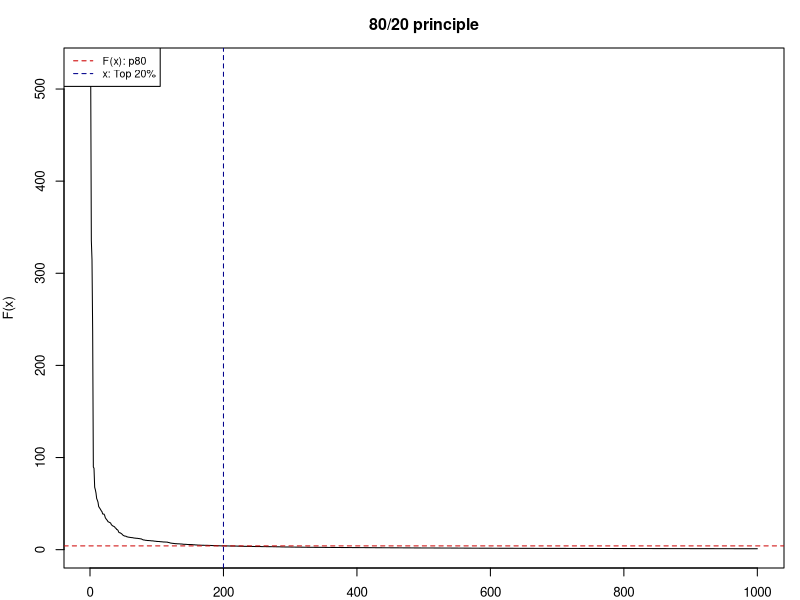
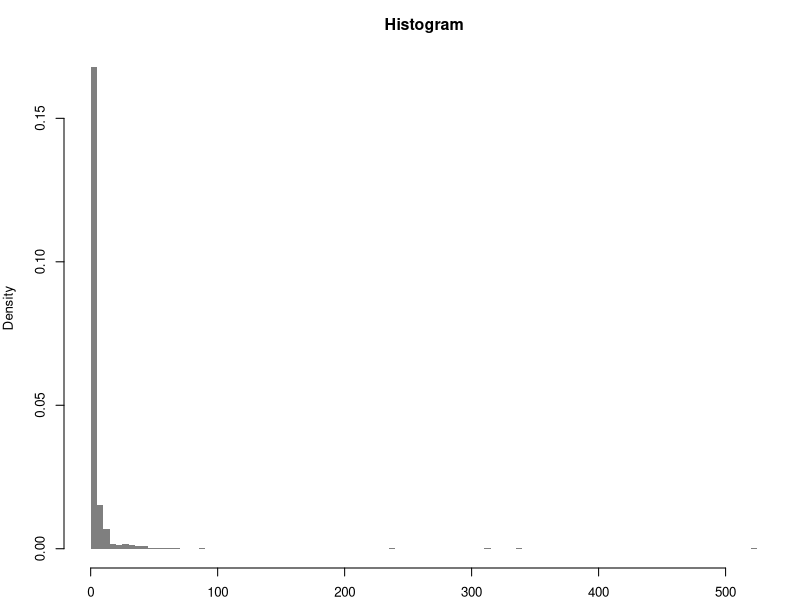
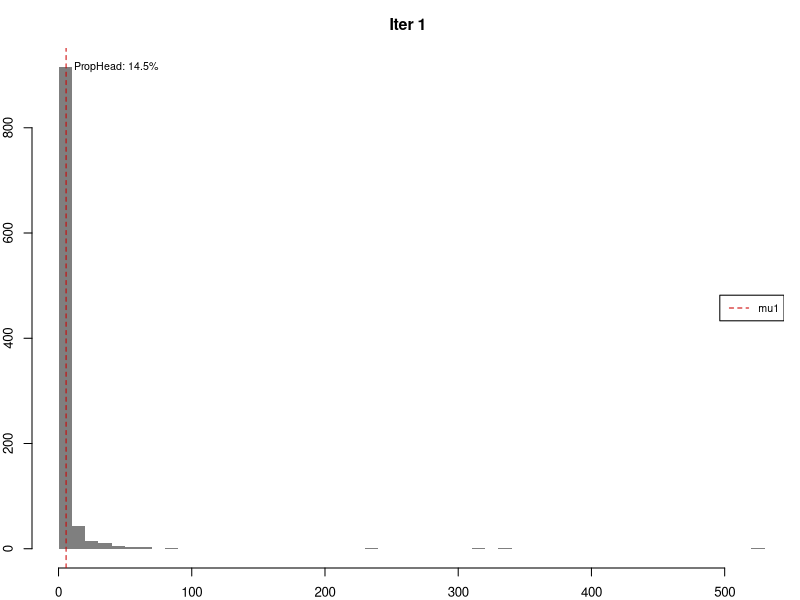
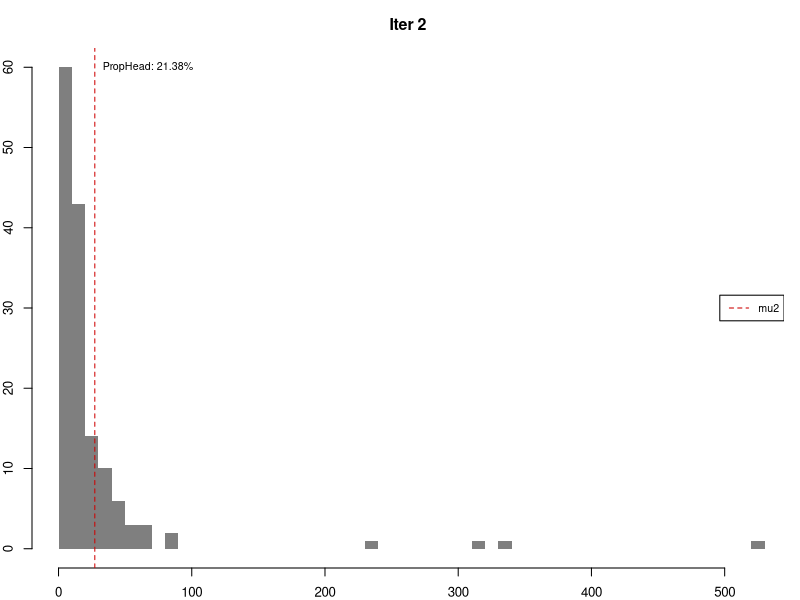
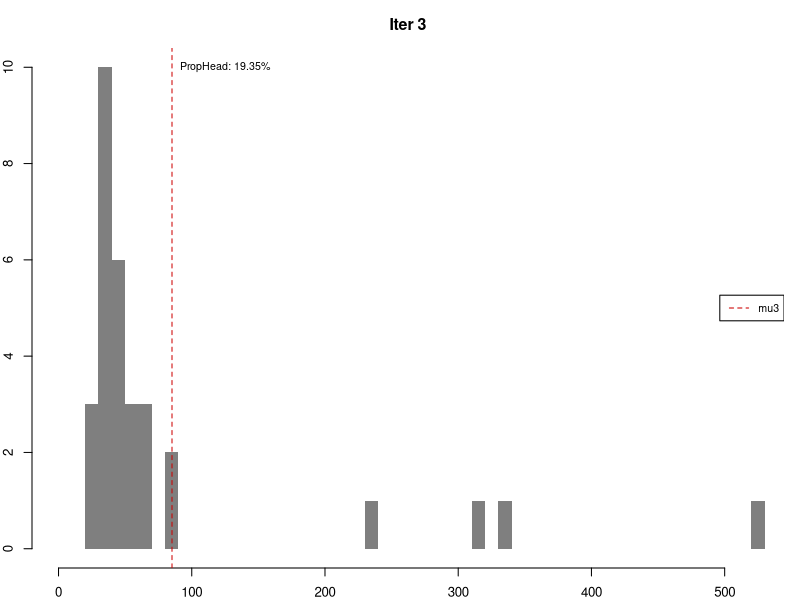
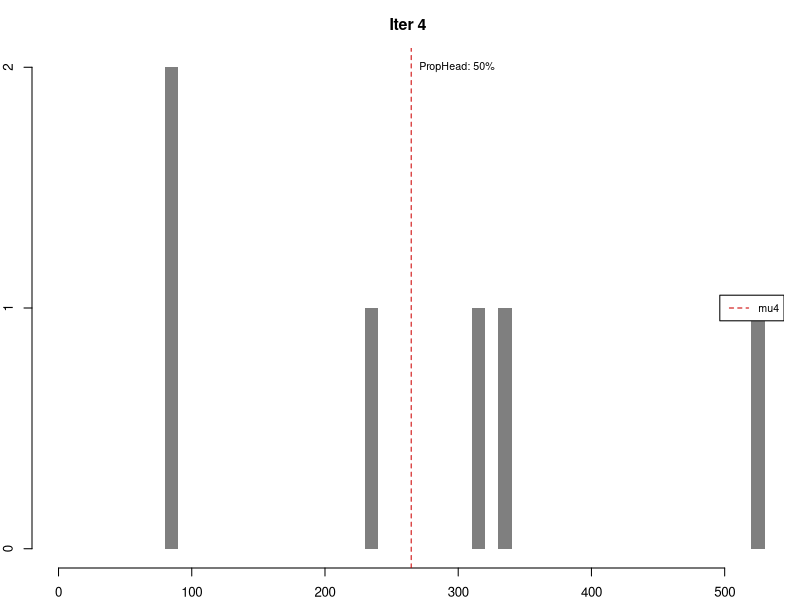
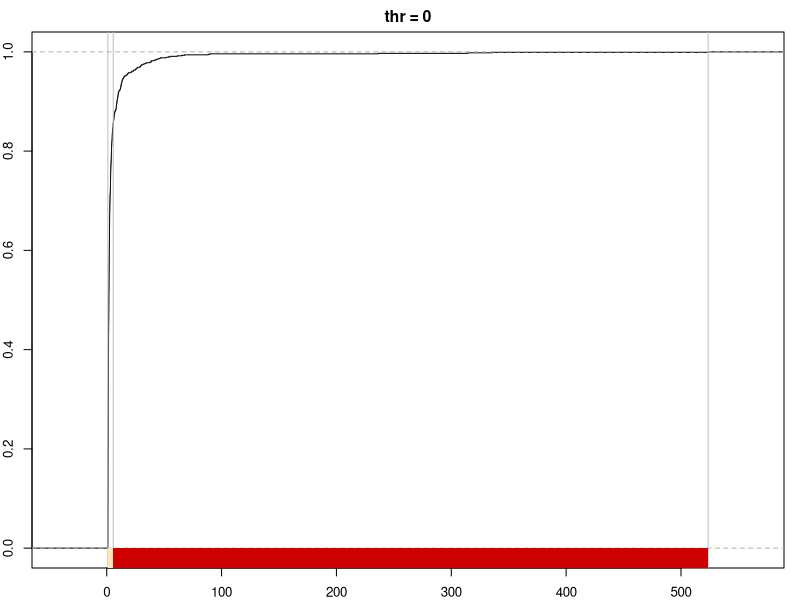
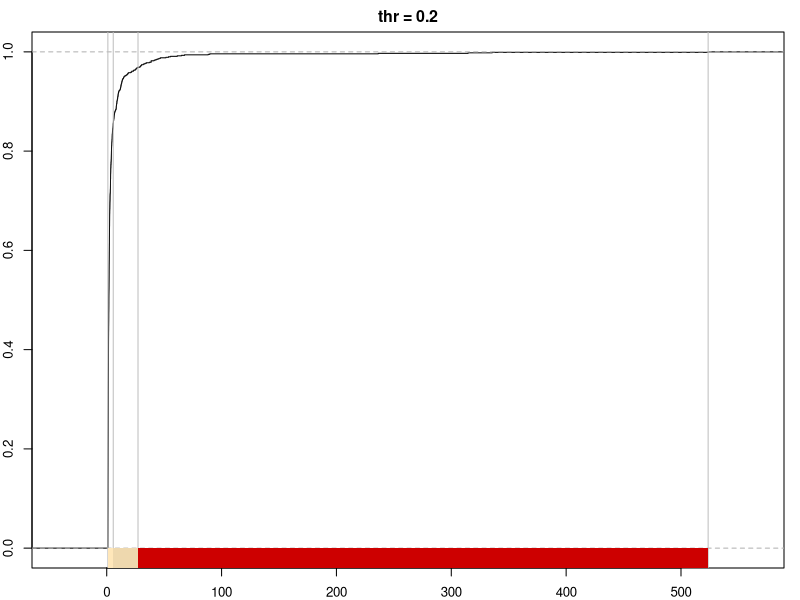

Here is the R script that generated these plots, in order:
## ---- chunk 1
knitr::opts_chunk$set(
  collapse = TRUE,
  comment = "#>"
)
## ---- chunk 2
library(classInt)

#1. Characterization of heavy-tail distributions----
set.seed(1234)
#Pareto distribution a=1 b=1.161 n=1000
sample_par <- 1 / (1 - runif(1000)) ^ (1 / 1.161)
opar <- par(no.readonly = TRUE)
par(mar = c(2, 4, 3, 1), cex = 0.8)
plot(
  sort(sample_par, decreasing = TRUE),
  type = "l",
  ylab = "F(x)",
  xlab = "",
  main = "80/20 principle"
)
abline(h = quantile(sample_par, .8) ,
       lty = 2,
       col = "red3")
abline(v = 0.2*length(sample_par) ,
       lty = 2,
       col = "darkblue")
legend(
  "topleft",
  legend = c("F(x): p80", "x: Top 20%"),
  col = c("red3", "darkblue"),
  lty = 2,
  cex = 0.8
)

hist(
  sample_par,
  n = 100,
  xlab = "",
  main = "Histogram",
  col = "grey50",
  border = NA, 
  probability = TRUE
)
par(opar)

## ---- chunk 3

opar <- par(no.readonly = TRUE)
par(mar = c(2, 2, 3, 1), cex = 0.8)
var <- sample_par
thr <- .4
brks <- c(min(var), max(var))  #Initialise with min and max

sum_table <- data.frame(
  iter = 0,
  mu = NA,
  prop = NA,
  n_var = NA,
  n_head = NA
)
#Pars for chart
limchart <- brks
#Iteration
for (i in 1:10) {
  mu <- mean(var)
  brks <- sort(c(brks, mu))
  head <- var[var > mu]
  prop <- length(head) / length(var)
  stopit <- prop < thr & length(head) > 1
  sum_table = rbind(sum_table,
                    c(i, mu, prop, length(var), length(head)))
  hist(
    var,
    main = paste0("Iter ", i),
    breaks = 50,
    col = "grey50",
    border = NA,
    xlab = "",
    xlim = limchart
  )
  abline(v = mu, col = "red3", lty = 2)
  ylabel <- max(hist(var, breaks = 50, plot = FALSE)$counts)
  labelplot <- paste0("PropHead: ", round(prop * 100, 2), "%")
  text(
    x = mu,
    y = ylabel,
    labels = labelplot,
    cex = 0.8,
    pos = 4
  )
  legend(
    "right",
    legend = paste0("mu", i),
    col = c("red3"),
    lty = 2,
    cex = 0.8
  )
  if (isFALSE(stopit))
    break
  var <- head
}
par(opar)
## ---- chunk 4
sum_table$mu <- round(sum_table$mu,4)
sum_table$prop <- paste0(round(100*sum_table$prop,2),"%")
knitr::kable(sum_table[!is.na(sum_table$mu),], row.names = FALSE)
## ---- chunk 5
ht_sample_par <- classIntervals(sample_par, style = "headtails")
brks == ht_sample_par$brks
print(ht_sample_par)
## ---- chunk 6
opar <- par(no.readonly = TRUE)
par(mar = c(2, 2, 2, 1), cex = 0.8)

pal1 <- c("wheat1", "wheat2", "red3")

# Minimum: single break
print(classIntervals(sample_par, style = "headtails", thr = 0))
plot(
  classIntervals(sample_par, style = "headtails", thr = 0),
  pal = pal1,
  main = "thr = 0"
)

# Two breaks
print(classIntervals(sample_par, style = "headtails", thr = 0.2))
plot(
  classIntervals(sample_par, style = "headtails", thr = 0.2),
  pal = pal1,
  main = "thr = 0.2"
)

# Default breaks: 0.4
print(classIntervals(sample_par, style = "headtails"))
plot(classIntervals(sample_par, style = "headtails"),
     pal = pal1,
     main = "thr = Default")

# Maximum breaks
print(classIntervals(sample_par, style = "headtails", thr = 1))
plot(
  classIntervals(sample_par, style = "headtails", thr = 1),
  pal = pal1,
  main = "thr = 1"
)
par(opar)
## ---- chunk 7
library(spData)
data(afcon, package = "spData")
## ---- chunk 8

# Top10
knitr::kable(head(afcon[order(afcon$totcon, decreasing = TRUE),c("name","totcon")],10))

opar <- par(no.readonly = TRUE)
par(mar = c(4, 4, 3, 1), cex = 0.8)
hist(afcon$totcon,
     n = 20,
     main = "Histogram",
     xlab = "totcon",
     col = "grey50",
     border = NA, )
plot(
  density(afcon$totcon),
  main = "Distribution",
  xlab = "totcon",
)
par(opar)

## ---- chunk 9
brks_ht <- classIntervals(afcon$totcon, style = "headtails")
print(brks_ht)
#Same number of classes for "fisher"
nclass <- length(brks_ht$brks) - 1
brks_fisher <-  classIntervals(afcon$totcon, style = "fisher",
                               n = nclass)
print(brks_fisher)

brks_quantile <- classIntervals(afcon$totcon, style = "quantile",
                                n = nclass)
print(brks_quantile)

pal1 <- c("wheat1", "wheat2", "red3")
opar <- par(no.readonly = TRUE)
par(mar = c(2, 2, 2, 1), cex = 0.8)
plot(brks_ht, pal = pal1, main = "headtails")
plot(brks_fisher, pal = pal1, main = "fisher")
plot(brks_quantile, pal = pal1, main = "quantile")
par(opar)
## ---- chunk 10
#Helper function to rescale values
help_reescale <- function(x, min = 1, max = 10) {
  r <- (x - min(x)) / (max(x) - min(x))
  r <- r * (max - min) + min
  return(r)
}
afcon$ecdf_class <- help_reescale(afcon$totcon,
                                  min = 1 - 0.5,
                                  max = nclass - 0.5)
afcon$ht_breaks <-  cut(afcon$totcon,
                        brks_ht$brks,
                        labels = FALSE,
                        include.lowest = TRUE)

afcon$fisher_breaks <-  cut(afcon$totcon,
                            brks_fisher$brks,
                            labels = FALSE,
                            include.lowest = TRUE)

afcon$quantile_break <-  cut(afcon$totcon,
                             brks_quantile$brks,
                             labels = FALSE,
                             include.lowest = TRUE)

opar <- par(no.readonly = TRUE)
par(mar = c(4, 4, 1, 1), cex = 0.8)
plot(
  density(afcon$ecdf_class),
  ylim = c(0, 0.8),
  lwd = 2,
  main = "",
  xlab = "class"
)
lines(density(afcon$ht_breaks), col = "darkblue", lty = 2)
lines(density(afcon$fisher_breaks), col = "limegreen", lty = 2)
lines(density(afcon$quantile_break),
      col = "red3",
      lty = 2)
legend("topright",
       legend = c("Continuous", "headtails",
                  "fisher", "quantile"),
  col = c("black", "darkblue", "limegreen", "red3"),
  lwd = c(2, 1, 1, 1),
  lty = c(1, 2, 2, 2),
  cex = 0.8
)
par(opar)
## ---- chunk 11
custompal <- c("#FE9F6D99",
               "#DE496899",
               "#8C298199",
               "#3B0F7099",
               "#00000499")

afcon$cex_points <- help_reescale(afcon$totcon,
                                  min = 1,
                                  max = 5)
opar <- par(no.readonly = TRUE)
par(mar = c(1.5, 1.5, 2, 1.5), cex = 0.8)
# Plot continuous
plot(
  x = afcon$x,
  y = afcon$y,
  axes = FALSE,
  cex = afcon$cex_points,
  pch = 20,
  col = "grey50",
  main = "Continuous",
)

mcont <- (max(afcon$totcon) - min(afcon$totcon)) / 4
legcont <- 1:5 * mcont - (mcont - min(afcon$totcon))

legend("bottomleft",
       xjust = 1,
       bty = "n",
       legend = paste0("   ",
                  round(legcont, 0)
                  ),
       col = "grey50",
  pt.cex = seq(1, 5),
  pch = 20,
  title = "totcon"
)
box()

plot(
  x = afcon$x,
  y = afcon$y,
  axes = FALSE,
  cex = afcon$ht_breaks,
  pch = 20,
  col = custompal[afcon$ht_breaks],
  main = "headtails"
)
legend(
  "bottomleft",
  xjust = 1,
  bty = "n",
  legend = paste0("   ",
                  round(brks_ht$brks[2:6],0)
                  ),
  col = custompal,
  pt.cex = seq(1, 5),
  pch = 20,
  title = "totcon"
)
box()

plot(
  x = afcon$x,
  y = afcon$y,
  axes = FALSE,
  cex = afcon$fisher_breaks,
  pch = 20,
  col = custompal[afcon$fisher_breaks],
  main = "fisher"
)
legend(
  "bottomleft",
  xjust = 1,
  bty = "n",
  legend = paste0("   ",
                  round(brks_fisher$brks[2:6],0)
                  ),
  col = custompal,
  pt.cex = seq(1, 5),
  pch = 20,
  title = "totcon"
)
box()

plot(
  x = afcon$x,
  y = afcon$y,
  axes = FALSE,
  cex = afcon$quantile_break,
  pch = 20,
  col = custompal[afcon$quantile_break],
  main = "quantile"
)
legend(
  "bottomleft",
  xjust = 1,
  bty = "n",
  legend = paste0("   ",
                  round(brks_quantile$brks[2:6],0)
                  ),
  col = custompal,
  pt.cex = seq(1, 5),
  pch = 20,
  title = "totcon"
)
box()

par(opar)

## ---- chunk 12
#Init samples
set.seed(2389)

#Pareto distributions a=7 b=14
paretodist <- 7 / (1 - runif(5000000)) ^ (1 / 14)
#Exponential dist
expdist <- rexp(5000000)
#Lognorm
lognormdist <- rlnorm(5000000)
#Weibull
weibulldist <- rweibull(5000000, 1, scale = 5)
#LogCauchy "super-heavy tail"
logcauchdist <- exp(rcauchy(5000000, 2, 4))
#Remove Inf 
logcauchdist <- logcauchdist[logcauchdist < Inf]

#Normal dist
normdist <- rnorm(5000000)
#Left-tailed distr
leftnorm <-
  sample(rep(normdist[normdist < mean(normdist)], 3), size = 5000000)

#Uniform distribution
unifdist <- runif(5000000)

## ---- chunk 13
testresults <- data.frame(
  Title = NA,
  style = NA,
  nsample  = NA,
  thresold = NA,
  nbreaks = NA,
  time_secs = NA
)

benchmarkdist <-
  function(dist,
           style = "headtails",
           thr = 0.4,
           title = "",
           plot = FALSE) {
    init <- Sys.time()
    br <- classIntervals(dist, style = style, thr = thr)
    a <- Sys.time() - init
    test <- data.frame(
      Title = title,
      style  = style,
      nsample  = format(length(br$var), 
                        scientific = FALSE, big.mark = ","),
      thresold = thr,
      nbreaks = length(br$brks) - 1,
      time_secs = as.character(round(a,4))
    )
    testresults <- unique(rbind(testresults, test))
    
    if (plot) {
      plot(
        density(br$var,
                from = quantile(dist,.0005),
                to = quantile(dist,.9995)
                ),
        col = "black",
        cex.main = .9,
        main = paste0(
          title,
          " ",
          style,
          ", thr =",
          thr,
          ", nbreaks = ",
          length(br$brks) - 1
        ),
        ylab = "",
        xlab = ""
      )
      abline(v = br$brks,
             col = "red3",
             lty = 2)
    }
    return(testresults)
  }
opar <- par(no.readonly = TRUE)
par(mar = c(2, 2, 2, 2), cex = 0.8)

# Pareto----
testresults <- benchmarkdist(paretodist, title = "Pareto", plot = TRUE)
testresults <- benchmarkdist(paretodist, title = "Pareto", thr = 0)
testresults <- benchmarkdist(paretodist, title = "Pareto", thr = .75, plot = TRUE)

#Sample 2,000 obs
set.seed(1234)
Paretosamp <- sample(paretodist, 2000)
testresults <- benchmarkdist(Paretosamp,
                             title = "Pareto sample",
                             style = "fisher",
                             plot = TRUE)
testresults <- benchmarkdist(Paretosamp,
                             title = "Pareto sample",
                             style = "headtails",
                             plot = TRUE)


#Exponential----
testresults <- benchmarkdist(expdist, title = "Exponential", plot = TRUE)
testresults <- benchmarkdist(expdist, title = "Exponential", thr = 0)
testresults <- benchmarkdist(expdist, title = "Exponential", thr = 1)
testresults <- benchmarkdist(expdist, title = "Exponential",
                             style = "quantile", plot = TRUE)

#Weibull-----
testresults <- benchmarkdist(weibulldist, title = "Weibull", plot = TRUE)
testresults <- benchmarkdist(weibulldist, title = "Weibull", thr = 0)
testresults <- benchmarkdist(weibulldist, title = "Weibull", thr = 1)

#Logcauchy
testresults <- benchmarkdist(logcauchdist, title = "LogCauchy", plot = TRUE)
testresults <- benchmarkdist(logcauchdist, title = "LogCauchy", thr = 0)
testresults <- benchmarkdist(logcauchdist, title = "LogCauchy", thr = 1)

#Normal----
testresults <- benchmarkdist(normdist, title = "Normal", plot = TRUE)
testresults <- benchmarkdist(normdist, title = "Normal", thr = 0)
testresults <- benchmarkdist(normdist, title = "Normal", thr = 1, plot = TRUE)

#Truncated Left-tail Normal----
testresults <- benchmarkdist(leftnorm, title = "Left Normal", plot = TRUE)
testresults <- benchmarkdist(leftnorm, title = "Left Normal", thr = -100)
testresults <- benchmarkdist(leftnorm, title = "Left Normal", plot = TRUE, thr = 500)

#Uniform----
testresults <- benchmarkdist(unifdist, title = "Uniform", plot = TRUE, thr = 0.7)
testresults <- benchmarkdist(unifdist, title = "Uniform", thr = 0)
testresults <- benchmarkdist(unifdist, title = "Uniform", plot = TRUE, thr = 1)
par(opar)

# Results
knitr::kable(testresults[-1, ], row.names = FALSE)
